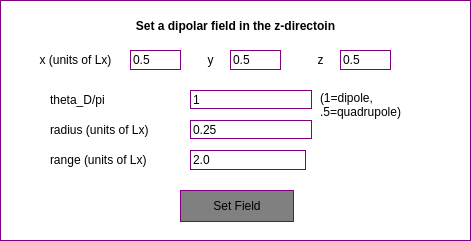
   <widget class="QWidget" name="dipoleWidget" native="true">
    <property name="geometry">
     <rect>
      <x>210</x>
      <y>80</y>
      <width>471</width>
      <height>241</height>
     </rect>
    </property>
    <property name="styleSheet">
     <string notr="true">background: white;
border: 1px solid purple</string>
    </property>
    <widget class="QLabel" name="label_88">
     <property name="geometry">
      <rect>
       <x>50</x>
       <y>150</y>
       <width>121</width>
       <height>20</height>
      </rect>
     </property>
     <property name="styleSheet">
      <string notr="true">border: white</string>
     </property>
     <property name="text">
      <string>range (units of Lx)</string>
     </property>
    </widget>
    <widget class="QLineEdit" name="dipoleRangeBox">
     <property name="geometry">
      <rect>
       <x>190</x>
       <y>150</y>
       <width>116</width>
       <height>20</height>
      </rect>
     </property>
     <property name="text">
      <string>2.0</string>
     </property>
    </widget>
    <widget class="QPushButton" name="dipoleSetFieldButton">
     <property name="geometry">
      <rect>
       <x>180</x>
       <y>190</y>
       <width>114</width>
       <height>32</height>
      </rect>
     </property>
     <property name="styleSheet">
      <string notr="true">background: light gray</string>
     </property>
     <property name="text">
      <string>Set Field</string>
     </property>
    </widget>
    <widget class="QLabel" name="label_89">
     <property name="geometry">
      <rect>
       <x>10</x>
       <y>10</y>
       <width>451</width>
       <height>31</height>
      </rect>
     </property>
     <property name="font">
      <font>
       <weight>75</weight>
       <bold>true</bold>
      </font>
     </property>
     <property name="styleSheet">
      <string notr="true">border: white</string>
     </property>
     <property name="text">
      <string>Set a dipolar field in the z-directoin</string>
     </property>
     <property name="alignment">
      <set>Qt::AlignCenter</set>
     </property>
     <property name="wordWrap">
      <bool>true</bool>
     </property>
    </widget>
    <widget class="QLineEdit" name="dipoleXPosBox">
     <property name="geometry">
      <rect>
       <x>130</x>
       <y>50</y>
       <width>51</width>
       <height>20</height>
      </rect>
     </property>
     <property name="text">
      <string>0.5</string>
     </property>
    </widget>
    <widget class="QLabel" name="label_90">
     <property name="geometry">
      <rect>
       <x>30</x>
       <y>50</y>
       <width>91</width>
       <height>20</height>
      </rect>
     </property>
     <property name="styleSheet">
      <string notr="true">border: white</string>
     </property>
     <property name="text">
      <string>x (units of Lx)</string>
     </property>
     <property name="alignment">
      <set>Qt::AlignCenter</set>
     </property>
    </widget>
    <widget class="QLabel" name="label_92">
     <property name="geometry">
      <rect>
       <x>50</x>
       <y>120</y>
       <width>111</width>
       <height>20</height>
      </rect>
     </property>
     <property name="styleSheet">
      <string notr="true">border: white</string>
     </property>
     <property name="text">
      <string>radius (units of Lx)</string>
     </property>
    </widget>
    <widget class="QLineEdit" name="dipoleRadiusBox">
     <property name="geometry">
      <rect>
       <x>190</x>
       <y>120</y>
       <width>122</width>
       <height>19</height>
      </rect>
     </property>
     <property name="text">
      <string>0.25</string>
     </property>
    </widget>
    <widget class="QLineEdit" name="dipoleYPosBox">
     <property name="geometry">
      <rect>
       <x>230</x>
       <y>50</y>
       <width>51</width>
       <height>20</height>
      </rect>
     </property>
     <property name="text">
      <string>0.5</string>
     </property>
    </widget>
    <widget class="QLabel" name="label_91">
     <property name="geometry">
      <rect>
       <x>200</x>
       <y>50</y>
       <width>21</width>
       <height>20</height>
      </rect>
     </property>
     <property name="styleSheet">
      <string notr="true">border: white</string>
     </property>
     <property name="text">
      <string>y</string>
     </property>
     <property name="alignment">
      <set>Qt::AlignCenter</set>
     </property>
    </widget>
    <widget class="QLabel" name="label_93">
     <property name="geometry">
      <rect>
       <x>310</x>
       <y>50</y>
       <width>21</width>
       <height>20</height>
      </rect>
     </property>
     <property name="styleSheet">
      <string notr="true">border: white</string>
     </property>
     <property name="text">
      <string>z</string>
     </property>
     <property name="alignment">
      <set>Qt::AlignCenter</set>
     </property>
    </widget>
    <widget class="QLineEdit" name="dipoleZPosBox">
     <property name="geometry">
      <rect>
       <x>340</x>
       <y>50</y>
       <width>51</width>
       <height>20</height>
      </rect>
     </property>
     <property name="text">
      <string>0.5</string>
     </property>
    </widget>
    <widget class="QLabel" name="label_94">
     <property name="geometry">
      <rect>
       <x>50</x>
       <y>90</y>
       <width>111</width>
       <height>20</height>
      </rect>
     </property>
     <property name="styleSheet">
      <string notr="true">border: white</string>
     </property>
     <property name="text">
      <string>theta_D/pi</string>
     </property>
    </widget>
    <widget class="QLineEdit" name="dipoleThetaDBox">
     <property name="geometry">
      <rect>
       <x>190</x>
       <y>90</y>
       <width>122</width>
       <height>19</height>
      </rect>
     </property>
     <property name="text">
      <string>1</string>
     </property>
    </widget>
    <widget class="QLabel" name="label_95">
     <property name="geometry">
      <rect>
       <x>320</x>
       <y>79</y>
       <width>111</width>
       <height>51</height>
      </rect>
     </property>
     <property name="styleSheet">
      <string notr="true">border: white</string>
     </property>
     <property name="text">
      <string>(1=dipole,
.5=quadrupole)</string>
     </property>
    </widget>
   </widget>
